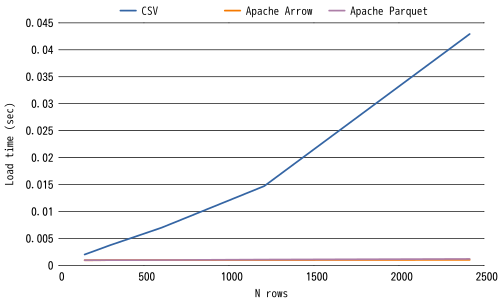

Write gnuplot code to recreate this figure.
set terminal pdfcairo enhanced color transparent rounded

set key outside center top horizontal reverse Left samplen 2
unset border
set xtics scale 0
set ytics scale 0
set grid ytics linewidth 1 linetype -1

set style line 1 lt 1 lc rgbcolor "#3465a4" lw 2.5 pt 7 ps 1
set style line 2 lt 1 lc rgbcolor "#edd400" lw 2.5 pt 7 ps 1
set style line 3 lt 1 lc rgbcolor "#888a85" lw 2.5 pt 5 ps 1
set style line 4 lt 1 lc rgbcolor "#f57900" lw 2.5 pt 5 ps 1
set style line 5 lt 1 lc rgbcolor "#ad7fa8" lw 2.5 pt 9 ps 1
set style line 6 lt 1 lc rgbcolor "#4e9a06" lw 2.5 pt 9 ps 1
set style line 7 lt 1 lc rgbcolor "#ef2929" lw 2.5 pt 1 ps 1
set style line 8 lt 1 lc rgbcolor "#5c3566" lw 2.5 pt 1 ps 1
set style line 9 lt 1 lc rgbcolor "#c17d11" lw 2.5 pt 3 ps 1
set style line 10 lt 1 lc rgbcolor "#dce775" lw 2.5 pt 3 ps 1

set xlabel "N rows"
set ylabel "Load time (sec)"
set output "csv-arrow.pdf"
plot "csv-arrow-parquet.tsv" using 1:2 \
        with line \
        linestyle 1 \
        title "CSV", \
     "csv-arrow-parquet.tsv" using 1:3 \
        with line \
        linestyle 4 \
        title "Apache Arrow"

set output "csv-arrow-parquet.pdf"
plot "csv-arrow-parquet.tsv" using 1:2 \
        with line \
        linestyle 1 \
        title "CSV", \
     "csv-arrow-parquet.tsv" using 1:3 \
        with line \
        linestyle 4 \
        title "Apache Arrow", \
     "csv-arrow-parquet.tsv" using 1:4 \
        with line \
        linestyle 5 \
        title "Apache Parquet"
